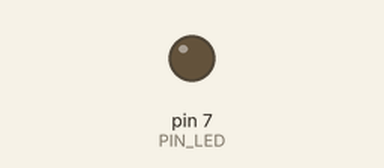
Simulated run of this sketch. Board: Arduino Uno, built with avr-gcc and run on an emulated ATmega328P. On the bench: output pins drawn as LEDs (lit = HIGH). Dashed ring = blinking. At 2.0 s the program stops and its outputs stay as they are.

Above: at 0.5 s.
At 1.85 s:
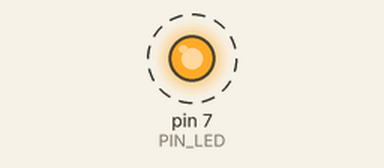
Timing chart, 0 to 3.0 s (numbered marks = the images above):
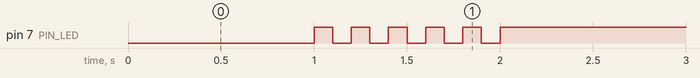

The sketch:

05_practice_2.ino
```cpp
#define PIN_LED 7 //7번 핀에 LED 연결

void setup() {
  // LED 출력:
  pinMode(PIN_LED, OUTPUT);

}

void loop() {
  // 첫 1초 동안은 LED 켜기:
  digitalWrite(PIN_LED, 0);
  delay(1000);

  int i=0;
  while (i<5) {
    digitalWrite(PIN_LED, 1);
    delay(100);
    digitalWrite(PIN_LED, 0);
    delay(100);
    i++;
    //한 루프당 0.2초씩 5회 반복 -> 1초 동안 LED 5번 깜빡임
  }

  digitalWrite(PIN_LED, 1); //LED 끄기

  while(1) {
    //무한루프 상태로 종료
  }

}
```

Measured:
- by itself, pin 7 (PIN_LED): alternates HIGH for 0.10 s and LOW for 0.10 s, 11 changes in all, then stays HIGH
